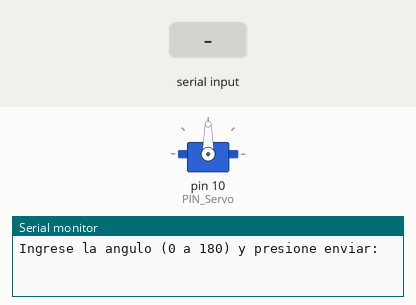
Bench run of a sketch on a simulated Arduino Uno, built with avr-gcc and run on an emulated ATmega328P. Shown: servo, the last lines printed to the serial monitor. The inputs (shaded band) are chosen by the test bench.

Above: at 1.2 s.
1.3 s: "90,45\n" received over Serial
At 2.3 s:
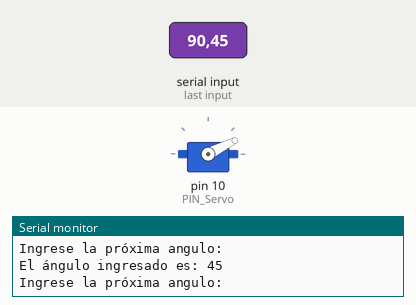
2.8 s: "30,150\n" received over Serial
At 3.5 s:
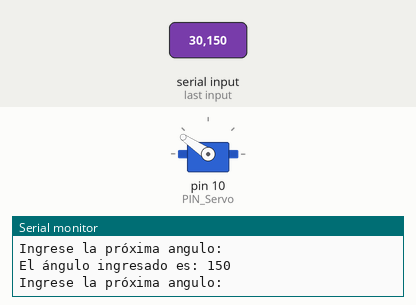
4.3 s: "90\n" received over Serial
At 5.7 s:
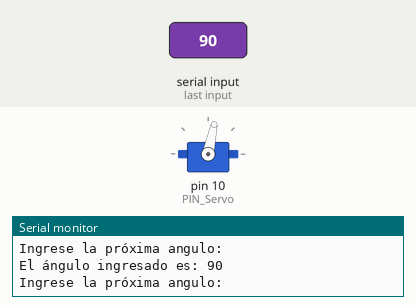
Timing chart, 0 to 7.3 s (numbered marks = the images above; inputs shaded):
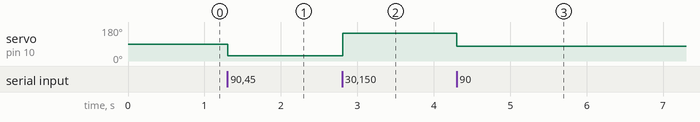

The sketch:

ProvadorServo.ino
```cpp
#include <Servo.h>

Servo miServo;

// ⬆️⬇️ 10 Pin Vertical
// ⬅️➡️ 11 Pin Hotizontal
// PIN Servoxx
int PIN_Servo = 10;


int angulo = 0;  // Variable para almacenar la "angulo"


// Ajustar estos valores basados en las pruebas con el servo
int pwmMin = 300;  // Valor PWM mínimo (ajustar según el servo) Defecto 600
int pwmMax = 2400; // Valor PWM máximo (ajustar según el servo)

int angMin = 0;   // Angulo minimo
int angMax = 180; // Angulo Max


void setup() {
  Serial.begin(9600);  // Inicia la comunicación serial
  miServo.attach(PIN_Servo);  // Adjunta el servo Pin
  Serial.println("Ingrese la angulo (0 a 180) y presione enviar:");
}

void loop() {
  // moverServoAutomatico();
  moverServoManual();
}

void moverServoAutomatico(){

  int xVelocidad = 1000;

  // Mueve el servo del grado  0 a 180
  for (int i = 0; i <= 180; i ++){
    movServo(i);
    delay(xVelocidad);
  }

  // Mueve el servo del grado 180 a 0
  for (int i = 180; i >= 0; i ++){
    movServo(i);
    delay(xVelocidad);
  }

}

void moverServoManual (){
    if (Serial.available() > 0) {  // Chequea si hay datos disponibles para leer en la terminal serial

    int anguloTEM = Serial.parseInt();  // Lee la "angulo" enviada

    movServo(anguloTEM);

    // Limpia el buffer serial para la próxima lectura
    while (Serial.available() > 0) {
      Serial.read();
    }

    Serial.println("Ingrese la próxima angulo:");
  }
}

void movServo (int pAngulo){
  // Corrobora que el angulo este en el rango deseado
  if (pAngulo >= angMin && pAngulo <= angMax){
    angulo = pAngulo;
    // Convierte el "angulo" a un valor de microsegundos
    int valorPWM = map(angulo, angMin, angMax, pwmMin, pwmMax);
    miServo.writeMicroseconds(valorPWM);
    Serial.print("El ángulo ingresado es: ");
    Serial.println(pAngulo);
  } else {
    Serial.println("El ángulo está fuera de rango, ingresa un ángulo entre los 0 y 180");
  }
}
```

Measured:
- after the input at 1.3 s, servo on pin 10 (PIN_Servo): 90° → 27° at once
- after the input at 2.8 s, servo on pin 10 (PIN_Servo): 27° → 146° at once
- after the input at 4.3 s, servo on pin 10 (PIN_Servo): 146° → 78° at once
